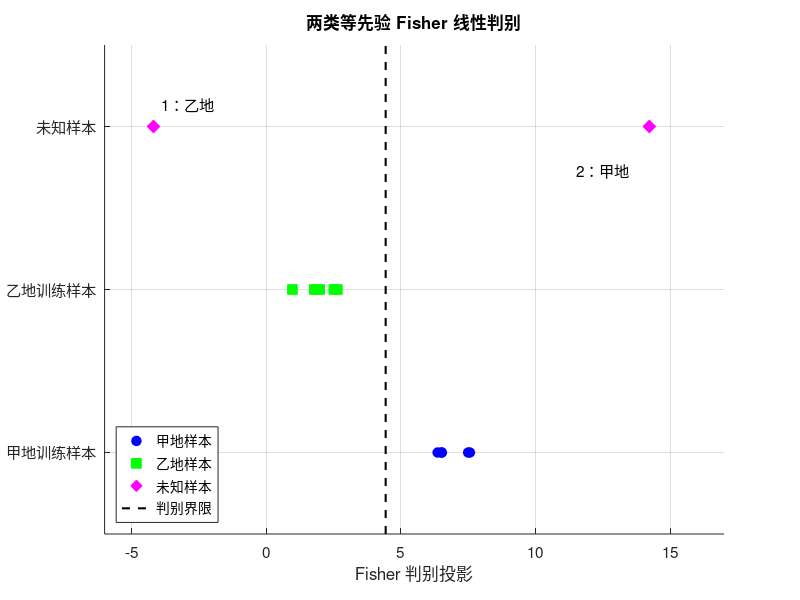

MATLAB code to generate this figure:
close all;
A = [2.79 7.8 13.85 49.6; 4.67 12.31 22.31 47.8; 4.63 16.81 28.82 62.15; 3.54 7.58 15.29 43.2; 4.9 16.12 28.29 58.7];
B = [1.06 1.22 2.18 20.6; 0.8 4.06 3.85 27.1; 0 3.5 11.4 0; 2.42 2.14 3.66 15; 0 5.68 12.1 0];
U = [2.4 14.3 7.9 33.2; 5.1 4.43 22.4 54.6];
mA = mean(A,1);
mB = mean(B,1);
DA = bsxfun(@minus,A,mA);
DB = bsxfun(@minus,B,mB);
Sw = DA'*DA + DB'*DB;
w = Sw\(mA-mB)';
w = w/norm(w);
threshold = (mA+mB)*w/2;
sA = A*w;
sB = B*w;
sU = U*w;
category = cell(2,1);
for i = 1:2
    if sU(i) >= threshold
        category{i} = '甲地';
    else
        category{i} = '乙地';
    end
    fprintf('未知样本%d判为%s\n',i,category{i});
end
figure('Color','w','Position',[100 100 980 490]);
hold on;
ha = plot(sA,ones(5,1),'bo','MarkerFaceColor','b','MarkerSize',7);
hb = plot(sB,2*ones(5,1),'gs','MarkerFaceColor','g','MarkerSize',7);
hu = plot(sU,3*ones(2,1),'md','MarkerFaceColor','m','MarkerSize',9);
hc = plot([threshold threshold],[0.5 3.5],'k--','LineWidth',1.5);
text(sU(1)+0.3,3.13,['1：' category{1}],'FontSize',11);
text(sU(2)-2.7,2.73,['2：' category{2}],'FontSize',11);
set(gca,'YTick',[1 2 3],'YTickLabel',{'甲地训练样本','乙地训练样本','未知样本'},'FontSize',11);
xlim([-6 17]);
ylim([0.5 3.5]);
xlabel('Fisher 判别投影');
title('两类等先验 Fisher 线性判别');
legend([ha hb hu hc],{'甲地样本','乙地样本','未知样本','判别界限'},'Location','southwest');
grid on;
hold off;
